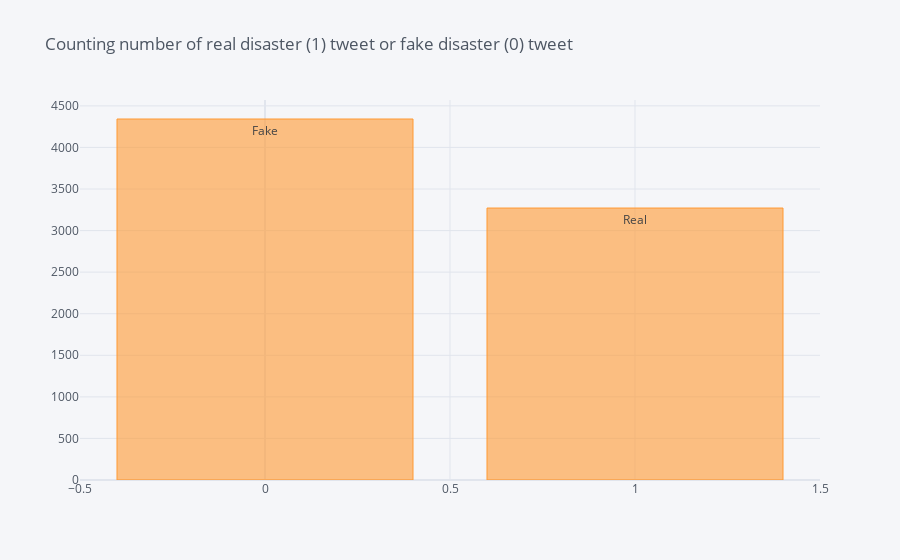

The notebook cell saved with this chart:
### Code cell
df_train.target.value_counts().iplot(kind="bar",text=['Fake','Real'],title='Counting number of real disaster (1) tweet or fake disaster (0) tweet')

### Figure 1 — Plotly figure (JSON) as saved in the notebook; plotly's stock layout.template omitted (floating-point values rounded to 4 significant figures)
{"data": [{"marker": {"color": "rgba(255, 153, 51, 0.6)", "line": {"color": "rgba(255, 153, 51, 1.0)", "width": 1}}, "name": "target", "orientation": "v", "text": ["Fake", "Real"], "type": "bar", "x": [0, 1], "y": [4342, 3271]}], "layout": {"legend": {"bgcolor": "#F5F6F9", "font": {"color": "#4D5663"}}, "paper_bgcolor": "#F5F6F9", "plot_bgcolor": "#F5F6F9", "title": {"font": {"color": "#4D5663"}, "text": "Counting number of real disaster (1) tweet or fake disaster (0) tweet"}, "xaxis": {"gridcolor": "#E1E5ED", "showgrid": true, "tickfont": {"color": "#4D5663"}, "title": {"font": {"color": "#4D5663"}, "text": ""}, "zerolinecolor": "#E1E5ED"}, "yaxis": {"gridcolor": "#E1E5ED", "showgrid": true, "tickfont": {"color": "#4D5663"}, "title": {"font": {"color": "#4D5663"}, "text": ""}, "zerolinecolor": "#E1E5ED"}}}
